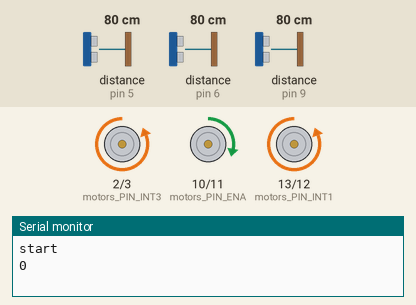
Recording of a sketch running on a simulated Teensy 3. Parts: motor-driver pin pairs drawn as motors (green arrow = first pin HIGH = forward, orange = second pin HIGH = backward, longer = more drive), the last lines printed to the serial monitor. The test bench sets the inputs (shaded band); at power-on: distance to the obstacle (sensors on pin 6, pin 9, pin 5) 80 cm. The echo pulse lasts 58.3 µs per cm.

Above: at 2.3 s.
2.4 s: distance to the obstacle (sensor on pin 6) set to 32 cm
5.9 s: distance to the obstacle (sensor on pin 6) set to 26 cm
At 6.4 s:
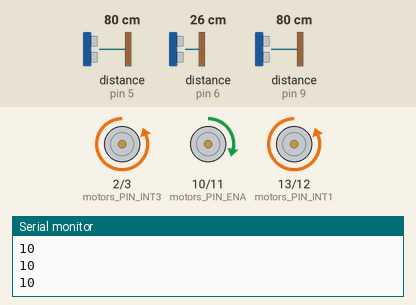
8.0 s: distance to the obstacle (sensor on pin 9) set to 11 cm
10.1 s: distance to the obstacle (sensor on pin 9) set to 8 cm
At 10.5 s:
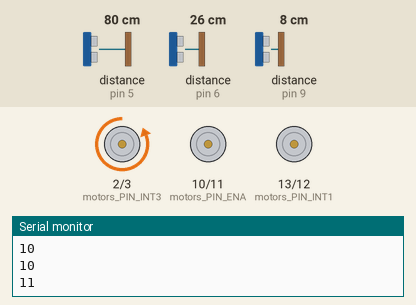
15.2 s: distance to the obstacle (sensor on pin 5) set to 33 cm
18.7 s: distance to the obstacle (sensor on pin 5) set to 27 cm
At 19.6 s:
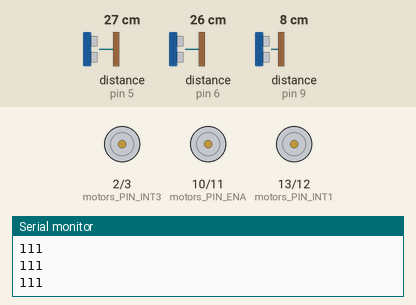
Timing chart, 0 to 21.7 s (numbered marks = the images above; inputs shaded):
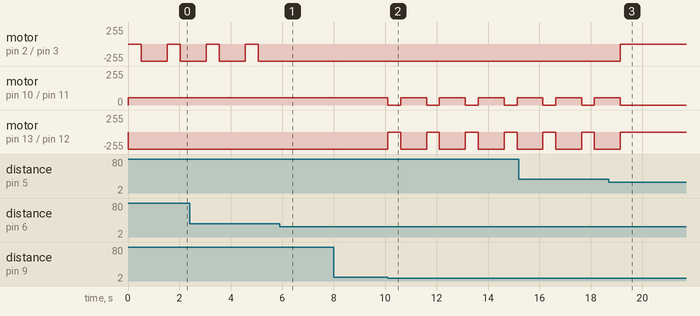

Measured:
- the behaviour switches between 30 and 29 cm on distance to the obstacle (sensor on pin 6) (found by bisection; images 0 and 1)
- the behaviour switches between 10 and 9 cm on distance to the obstacle (sensor on pin 9) (found by bisection; images 1 and 2)
- the behaviour switches between 30 and 29 cm on distance to the obstacle (sensor on pin 5) (found by bisection; images 2 and 3)
- after the input at 5.9 s, motor on pin 2 (motors_PIN_INT3) / pin 3 (motors_PIN_INT4): stays backward 255/255 (without the input it goes to stopped after 0.17 s)
- after the input at 10.1 s, motor on pin 10 (motors_PIN_ENA) / pin 11 (motors_PIN_ENB): alternates forward 55/255 for 1.0 s and stopped for 0.50 s, starting at once; motor on pin 13 (motors_PIN_INT1) / pin 12 (motors_PIN_INT2): alternates backward 255/255 for 1.0 s and stopped for 0.50 s, starting at once
- after the input at 18.7 s, motor on pin 2 (motors_PIN_INT3) / pin 3 (motors_PIN_INT4): backward 255/255 → stopped after 0.45 s; motor on pin 10 (motors_PIN_ENA) / pin 11 (motors_PIN_ENB), motor on pin 13 (motors_PIN_INT1) / pin 12 (motors_PIN_INT2): goes on until 19.1 s, then stays stopped
- by itself, motor on pin 2 (motors_PIN_INT3) / pin 3 (motors_PIN_INT4): alternates backward 255/255 for 1.0 s and stopped for 0.50 s

The sketch:

Firmware.ino
```cpp
// Include Libraries
#include "DCMDriverL298.h"
#include "NewPing.h"


// Pin Definitions
//FRONT
#define senorFront_PIN_TRIG	8
#define senorFront_PIN_ECHO	9
//LEFT
#define senorLeft_PIN_TRIG	7
#define senorLeft_PIN_ECHO	6
//RIGHT
#define senorRight_PIN_TRIG	4
#define senorRight_PIN_ECHO	5

#define motors_PIN_INT1	13
#define motors_PIN_INT2	12
#define motors_PIN_ENA	10

#define motors_PIN_INT3	2
#define motors_PIN_INT4	3
#define motors_PIN_ENB	11
#define speed1s 55
#define speed2s 50
#define wallL 30
#define wallR 30
#define wallF 10
#define max 300

// Global variables and defines
int speed1 = speed1s;
int speed2 = speed2s;
int key = 0;
int rightArr[3] = {110, 10, 11};
int leftArr[5] = {110, 10, 0, 1, 100};
int isTurning = 0;

// object initialization
NewPing senorFront(senorFront_PIN_TRIG, senorFront_PIN_ECHO, max);
NewPing senorLeft(senorLeft_PIN_TRIG, senorLeft_PIN_ECHO, max);
NewPing senorRight(senorRight_PIN_TRIG, senorRight_PIN_ECHO, max);

DCMDriverL298 motors(motors_PIN_ENA,motors_PIN_INT1,motors_PIN_INT2,motors_PIN_ENB,motors_PIN_INT3,motors_PIN_INT4);

// Setup the essentials for your circuit to work. It runs first every time your circuit is powered with electricity.
void setup()
{
    // Setup Serial which is useful for debugging
    // Use the Serial Monitor to view printed messages
    Serial.begin(115200);
    while (!Serial) ; // wait for serial port to connect. Needed for native USB
    Serial.println("start");
}


void loop()
{
    // int senorFrontDist = senorFront.ping_cm(); //c
    // int senorRightDist = senorRight.ping_cm(); //r
    // int slowSpeed1 = speed1/2 + 10;
    // int slowSpeed2 = speed2/2 + 10;
    // Serial.println(isLeft());
    // Serial.println(isRight());
    // Serial.println(isFront());
    key = genKey();
    isTurning = 0;
    isTurning += motorLeftOn(key);
    isTurning += motorRightOn(key);
    if (isTurning == 1)
    {
      delay(500);
      motors.setMotorA(speed1, 0);
      motors.setMotorB(speed2, 0);
      delay(1000);
    }
    Serial.println(key);
}
int genKey()
{
  int key = 0;
  if (isLeft())
    key += 10;
  if (isRight())
    key += 100;
  if (isFront())
    key += 1;
  return key;
}

int motorLeftOn(int key)
{
  int flag = 0;

  for (int i = 0; i < 5; i++)
  {
    if (key == leftArr[i])
    {
      flag = 1;
    }
  }

  if (flag == 1)
  {
    // Serial.println("LEFT");
    motors.setMotorA(speed1, 0);
  }
  else
    motors.stopMotorA();

  return flag;
}

int motorRightOn(int key)
{
  int flag = 0;

  for (int i = 0; i < 3; i++)
  {
    if (key == rightArr[i])
    {
      Serial.println(key);
      flag = 1;
    }
  }

  if (flag == 1)
  {
    // Serial.println("RIGHT");
    motors.setMotorB(speed2, 0);
  }
  else
    motors.stopMotorB();
  return flag;
}

bool isLeft()
{
  int senorLeftDist = senorLeft.ping_cm();
  if (senorLeftDist < wallL)
  {
    return true;
  }
  return false;
}

bool isRight()
{
  int senorRightDist = senorRight.ping_cm();;
  if (senorRightDist < wallR)
  {
    return true;
  }
  return false;
}

bool isFront()
{
  int senorFrontDist = senorFront.ping_cm();
  if (senorFrontDist < wallF)
  {
    return true;
  }
  return false;
}
```

DCMDriverL298.cpp
```cpp
#include <Arduino.h>
#include "DCMDriverL298.h"

/**
* Construct a DC Motor Driver instance.<BR>
* It constructs two DC Motor instances, motorL and motorR.<BR>
* enA, enB - enable pins for motors. connected to PWM pin on Arduino board.<BR>
* pinA1,pinA2,pinB1,pinB2 - direction pin of the motors. connected to digital pins on Arduino board.
*/
DCMDriverL298::DCMDriverL298(const int enA, const int pinA1, const int pinA2, const int enB, const int pinB1, const int pinB2) : m_enA(enA), m_enB(enB), m_pinA1(pinA1), m_pinA2(pinA2), m_pinB1(pinB1), m_pinB2(pinB2)
{
	pinMode(m_pinA1,OUTPUT);
    pinMode(m_pinA2,OUTPUT);
    pinMode(m_pinB1,OUTPUT);
    pinMode(m_pinB2,OUTPUT);
    pinMode(m_enA,OUTPUT);
    pinMode(m_enB,OUTPUT);

 	stopMotors();
}

/**Set DC motor A speed and direction.
*/
void DCMDriverL298::setMotorA(int speed, bool dir)
{
	setMotor(m_enA, m_pinA1, m_pinA2, speed, dir);
}

/**Set DC motor B speed and direction.
*/
void DCMDriverL298::setMotorB(int speed, bool dir)
{
	setMotor(m_enB, m_pinB1, m_pinB2, speed, dir);
}
/**Stop DC motor A.
*/
void DCMDriverL298::stopMotorA()
{
	off(m_enA, m_pinA1, m_pinA2);
}
/**Stop DC motor B.
*/
void DCMDriverL298::stopMotorB()
{
	off(m_enB, m_pinB1, m_pinB2);
}
/**Stop both DC motors.
*/
void DCMDriverL298::stopMotors()
{
	stopMotorA();
	stopMotorB();
}
/**Set DC motor speed and direction.
*/
void DCMDriverL298::setMotor(int pinPWM, int pinDir1, int pinDir2, int speed, bool dir)
{
	analogWrite(pinPWM, speed);
  if (dir == 0)
  {
	  digitalWrite(pinDir1, LOW);
	  digitalWrite(pinDir2, HIGH);
  }
  else if (dir == 1)
  {
    digitalWrite(pinDir2, LOW);
	  digitalWrite(pinDir1, HIGH);
  }
}


/**Turn off DC motor
*/
void DCMDriverL298::off(int pinPWM, int pinDir1, int pinDir2)
{
	analogWrite(pinPWM, 0);
	digitalWrite(pinDir1, LOW);
	digitalWrite(pinDir2, LOW);
}

void DCMDriverL298::turn(int angle, int dir)
{
  int turnTime = angle;
  if (dir == 0)
  {
    setMotorA(60, HIGH);
    setMotorB(60, LOW);
  }
  else if (dir == 1)
  {
    setMotorA(60, LOW);
    setMotorB(60, HIGH);
  }
  delay(turnTime);
  stopMotors();
}
```

DCMDriverL298.h
```cpp
/** \addtogroup DCMotorWDriver
 *  @{
 */

#ifndef _DCMDRIVERL298_H_
#define _DCMDRIVERL298_H_


//DcMotor driver class:
class DCMDriverL298
{

	public:
		DCMDriverL298(const int enA, const int pinA1, const int pinA2, const int enB, const int pinB1, const int pinB2);
		void setMotorA(int speed, bool dir);
		void setMotorB(int speed, bool dir);
		void stopMotorA();
		void stopMotorB();
		void stopMotors();
		void setMotor(int pinPWM, int pinDir1, int pinDir2, int speed, bool dir);
		void off(int pinPWM, int pinDir1, int pinDir2);
    void turn(int angle, int dir);
	private:
		const int m_enA, m_enB, m_pinA1, m_pinA2, m_pinB1, m_pinB2;

};

#endif // _DCMDRIVERL298_H_
/** @}*/
```
